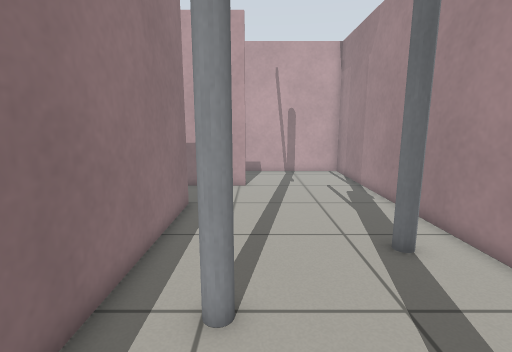
view 1 (above)

20 first-person views from a walk through a world built for the Gazebo simulator. The camera is 0.9 m above the floor, tilts 10° down and sees 85° across. The floor is counted in squares, 0.25 m on a side. Each view is taken from the middle of a square. On the plan, view 1 faces up. The plan holds only what a view shows up to about 20 squares ahead; the rest is blank. Simple shapes stand in for some stock models.

view 2
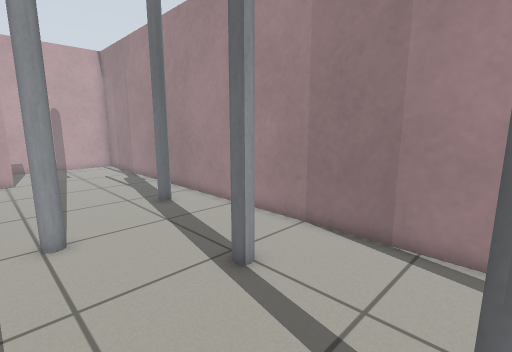

view 3
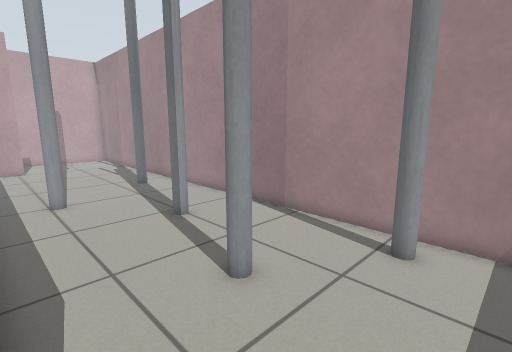

view 4
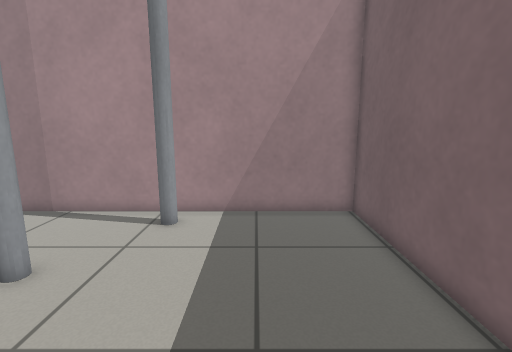

view 5
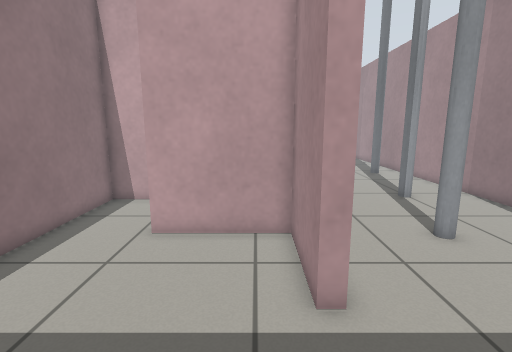

view 6
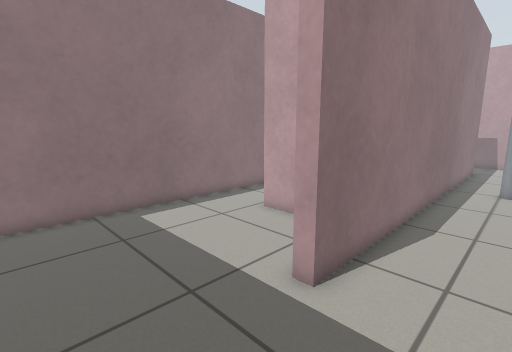

view 7
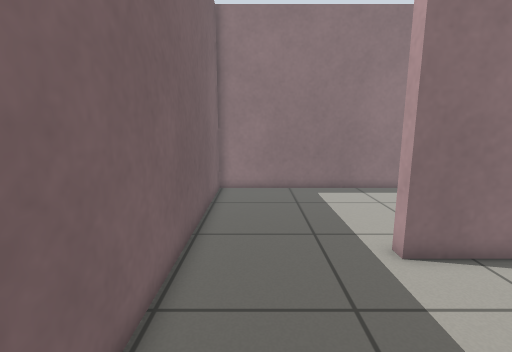

view 8
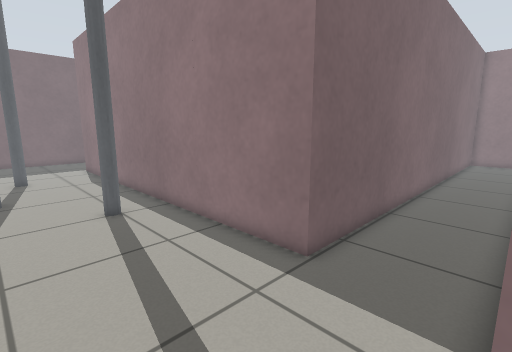

view 9
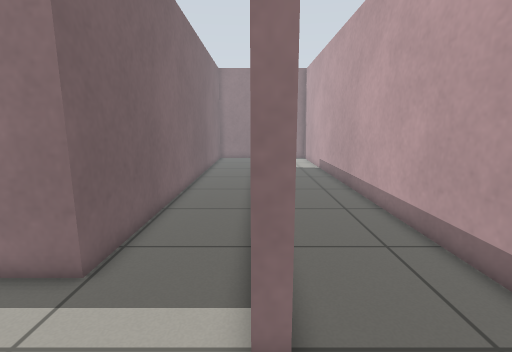

view 10
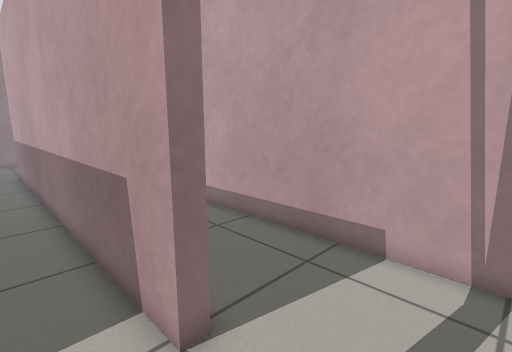

view 11
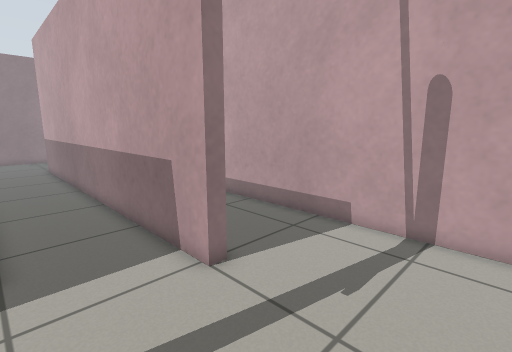

view 12
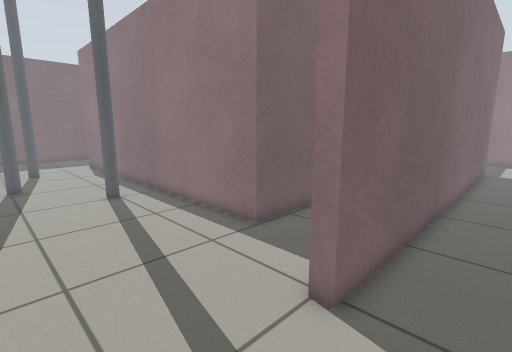

view 13
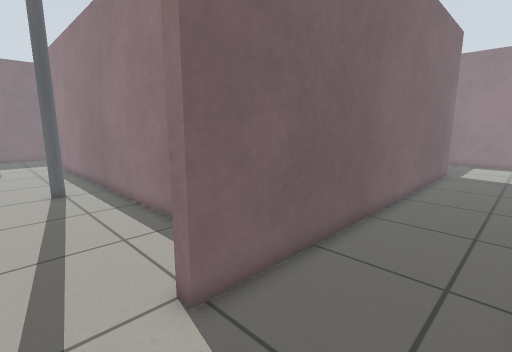

view 14
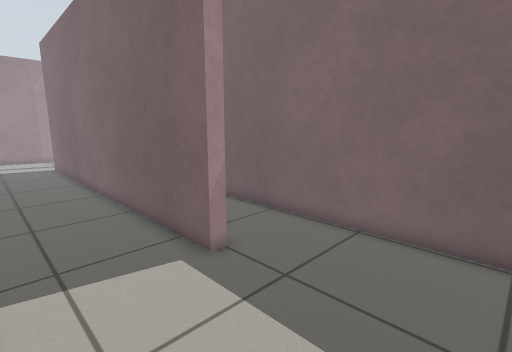

view 15
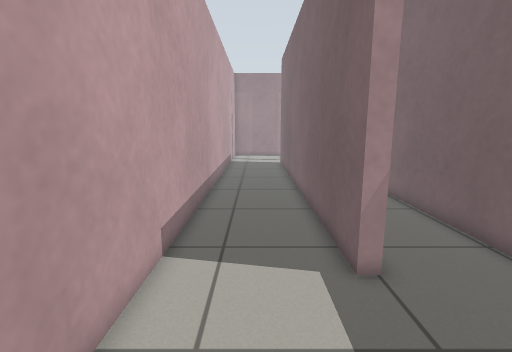

view 16
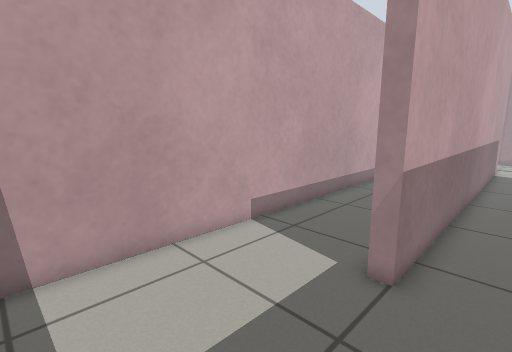

view 17
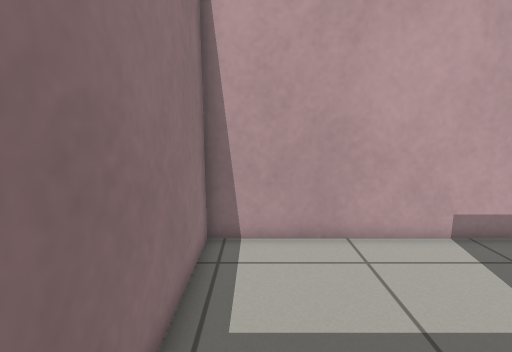

view 18
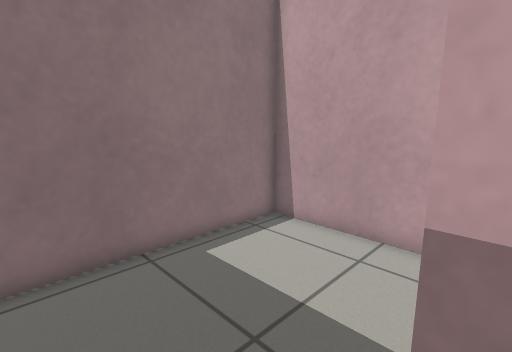

view 19
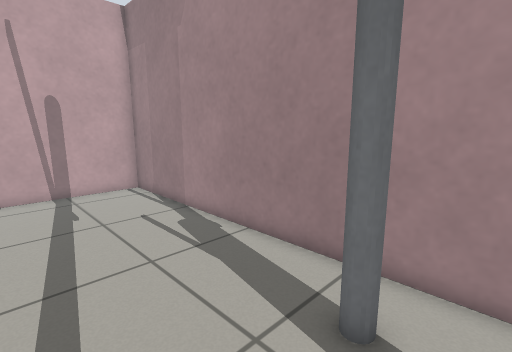

view 20
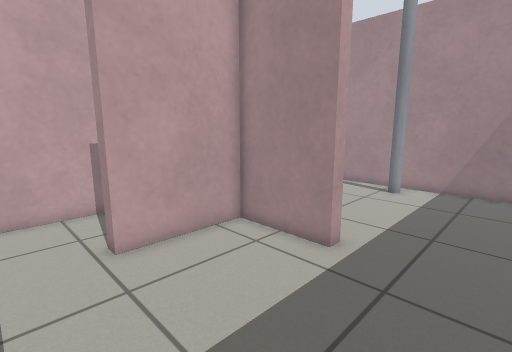

### Floor plan
Points are (right, up) in squares from view 1. A wall is a line through its corners. A room is listed if a view was taken in it or the views show most of it. See-through windows are left out.
Room 1 (views 1, 2, 3, 6, 7, 10, 11, 16, 17, 18, 19)
walls: (-0.7, 16.9) (-22.7, 16.9); (-4.5, -15.2) (6.6, -15.2) (6.6, 16.4); (-29, 12.8) (-3.2, 12.8) (-3.2, -9) (-3.8, -9); (-29.6, 16.5) (-29.6, 14)
ways out: opening at (-3.5, -12) to room 2; opening at (-26, 17.5) to room 3; opening at (3, 17.5) to room 3; gap at (6, -7)
objects: pole (-1, 5) to (0, 5); pole (1, -5) to (2, -5); pole (3, 0) to (3, 1); pole (4, 8) to (5, 8); pole (5, -8) to (5, -7)
Room 2 (views 4, 5, 20)
walls: (-3.8, -9) (-3.8, -4.9) (-8.6, -4.9) (-8.6, -4.2); (-12.2, -3.6) (-12.2, -15.2) (-4.5, -15.2)
ways out: opening at (-3.5, -12) to room 1; opening at (-10, -4.5) to room 4
Room 3 (views 8, 9, 12, 13, 14, 15)
walls: (-22.7, 16.9) (-22.7, 17.5) (-0.7, 17.5) (-0.7, 16.9); (6.6, 16.4) (6.6, 22.6) (-29.6, 22.6) (-29.6, 16.5)
ways out: opening at (-26, 17.5) to room 1; opening at (3, 17.5) to room 1
Room 4 (no view inside)
walls: (-8.6, -0.4) (-12.2, -0.4) (-12.2, -3.6)
ways out: opening at (-10, -4.5) to room 2; opening at (-7.5, -2)

Where each view was taken, in squares from view 1:
view 1: 0 up, 0 right, facing up
view 2: 5 down, 2 left, facing up-right
view 3: 10 down, 3 left, facing up-right
view 4: 11 down, 5 left, facing right
view 5: 14 down, 5 left, facing up
view 6: 14 down, 0 right, facing up-left
view 7: 13 down, 4 right, facing left
view 8: 17 up, 3 right, facing down-left
view 9: 17 up, 3 right, facing left
view 10: 15 up, 3 right, facing up-left
view 11: 13 up, 5 right, facing up-left
view 12: 20 up, 4 right, facing down-left
view 13: 22 up, 2 right, facing down-left
view 14: 22 up, 29 left, facing down-right
view 15: 20 up, 29 left, facing right
view 16: 15 up, 29 left, facing up-right
view 17: 14 up, 28 left, facing up
view 18: 14 up, 22 left, facing up-left
view 19: 6 up, 0 right, facing up-right
view 20: 13 down, 11 left, facing up-right
